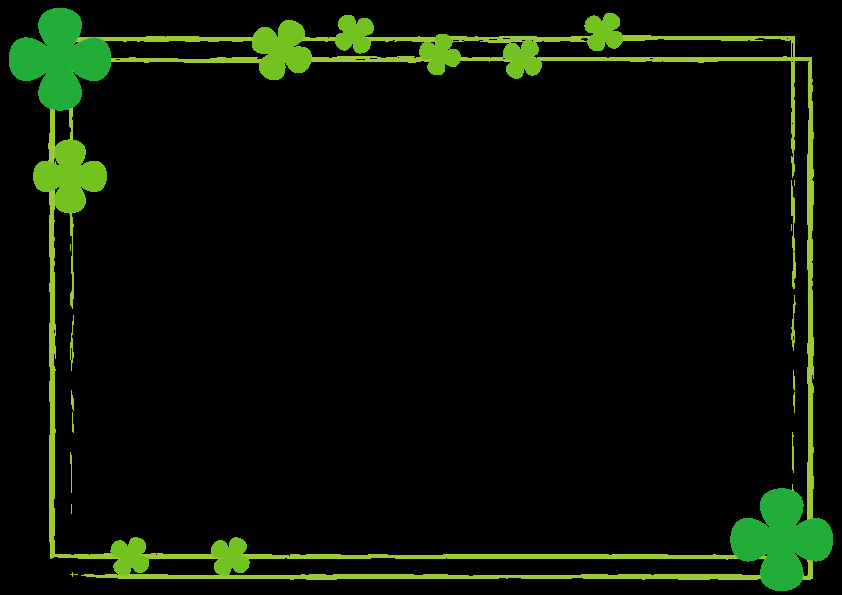
#> input picture GUI/Decoration/frame/a.png, 842 x 595 px
$ python test.py
#> lines starting #> are read from the running program, lines starting #| are printed output that depends on the picture
# -*- coding: utf-8 -*-

import cv2 as cv
import numpy as np
from PIL import Image


class CvOverlayImage(object):
    """
    [summary]
      OpenCV形式の画像に指定画像を重ねる
    """

    def __init__(self):
        pass

    @classmethod
    def overlay(
            cls,
            cv_background_image,
            cv_overlay_image,
            point,
    ):
        """
        [summary]
          OpenCV形式の画像に指定画像を重ねる
        Parameters
        ----------
        cv_background_image : [OpenCV Image]
        cv_overlay_image : [OpenCV Image]
        point : [(x, y)]
        Returns : [OpenCV Image]
        """
        overlay_height, overlay_width = cv_overlay_image.shape[:2]

        # OpenCV形式の画像をPIL形式に変換(α値含む)
        # 背景画像
        cv_rgb_bg_image = cv.cvtColor(cv_background_image, cv.COLOR_BGR2RGB)
        pil_rgb_bg_image = Image.fromarray(cv_rgb_bg_image)
        pil_rgba_bg_image = pil_rgb_bg_image.convert('RGBA')
        # オーバーレイ画像
        cv_rgb_ol_image = cv.cvtColor(cv_overlay_image, cv.COLOR_BGRA2RGBA)
        pil_rgb_ol_image = Image.fromarray(cv_rgb_ol_image)
        pil_rgba_ol_image = pil_rgb_ol_image.convert('RGBA')

        # composite()は同サイズ画像同士が必須のため、合成用画像を用意
        pil_rgba_bg_temp = Image.new('RGBA', pil_rgba_bg_image.size,
                                     (255, 255, 255, 0))
        # 座標を指定し重ね合わせる
        pil_rgba_bg_temp.paste(pil_rgba_ol_image, point, pil_rgba_ol_image)
        result_image = \
            Image.alpha_composite(pil_rgba_bg_image, pil_rgba_bg_temp)

        # OpenCV形式画像へ変換
        cv_bgr_result_image = cv.cvtColor(
            np.asarray(result_image), cv.COLOR_RGBA2BGRA)

        return cv_bgr_result_image


if __name__ == '__main__':
    cv_background_image = cv.imread("frame/a.png")
#> cv_background_image is the input picture: shape (595, 842, 3); mean B, G, R 4.1, 16.2, 9.1
    cv_overlay_image = cv.imread(
        "frame/b.png",
        cv.IMREAD_UNCHANGED)  # IMREAD_UNCHANGEDを指定しα込みで読み込む
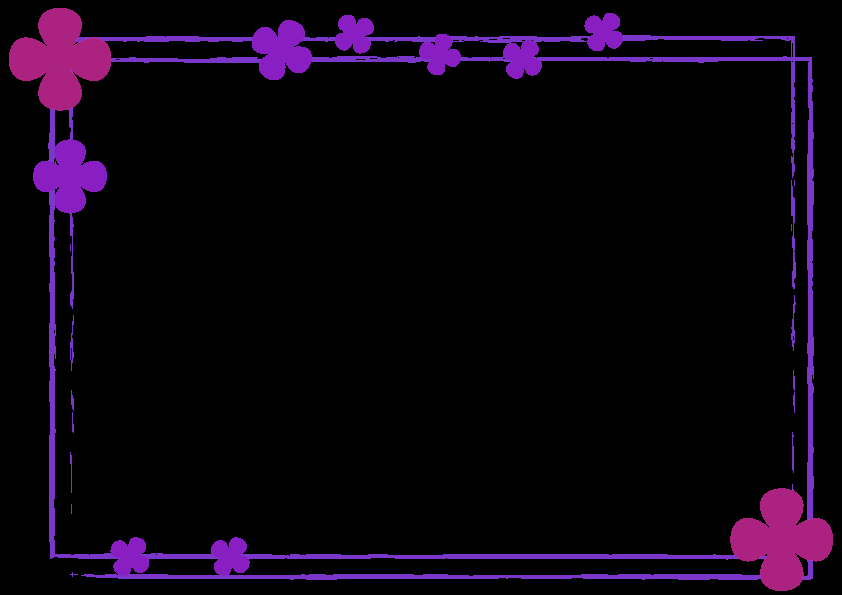
#> input picture GUI/Decoration/frame/b.png, 842 x 595 px
#> cv_overlay_image is the input picture: shape (595, 842, 4); mean B, G, R, A 15.1, 3.6, 12, 19.1
    cv_overlay_image = cv.resize(cv_overlay_image, (100, 100))
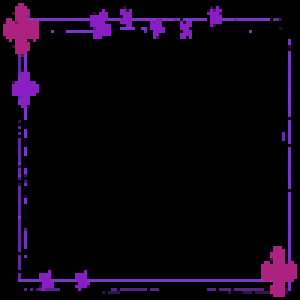
#> cv_overlay_image: shape (100, 100, 4) (shown 3 times larger); mean B, G, R, A 14.8, 3.5, 11.8, 18.1

    point = (0, 0)

    image = CvOverlayImage.overlay(cv_background_image, cv_overlay_image,
                                   point)
#> in overlay, `cv_rgb_ol_image = cv.cvtColor(cv_overlay_image, cv.COLOR_BGRA2RGBA)`:
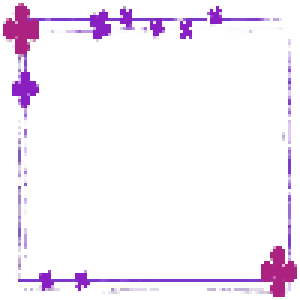
#> cv_rgb_ol_image: shape (100, 100, 4) (shown 3 times larger); mean R, G, B, A 11.8, 3.5, 14.8, 18.1; transparent parts drawn white
#> in overlay, `pil_rgba_bg_temp.paste(pil_rgba_ol_image, point, pil_rgba_ol_image)`:
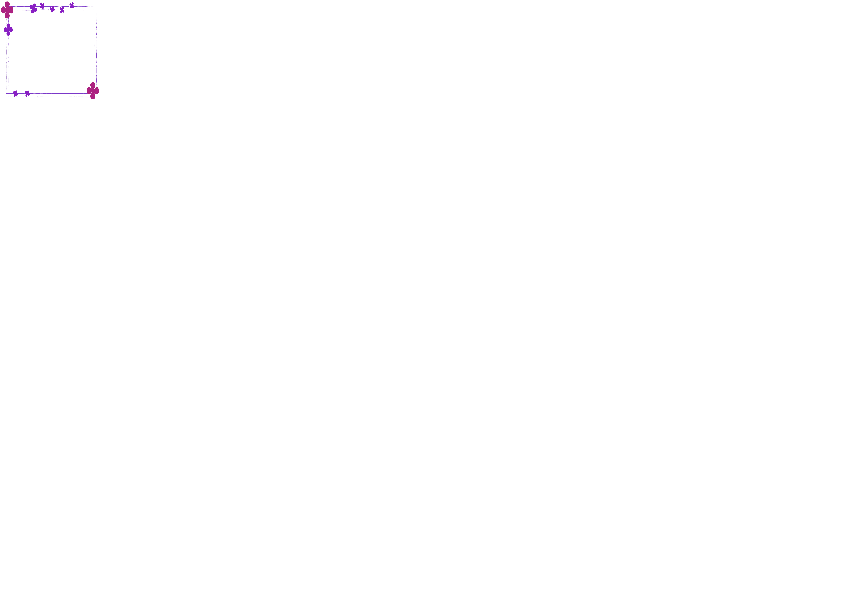
#> pil_rgba_bg_temp: PIL image 842x595 RGBA; mean R, G, B, A 254.8, 254.7, 254.9, 0.3; transparent parts drawn white
#> in overlay, `cv_bgr_result_image = cv.cvtColor( np.asarray(result_image), cv.COLOR_..`:
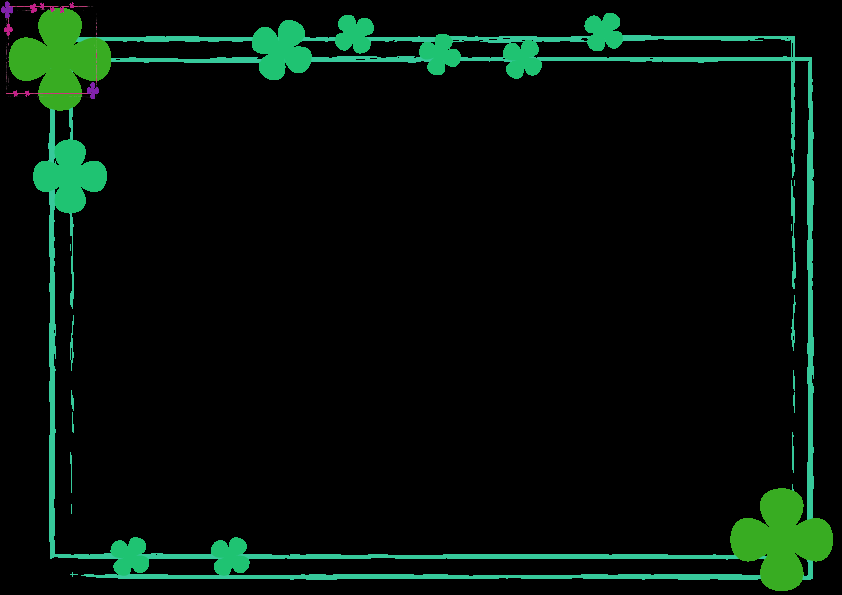
#> cv_bgr_result_image: shape (595, 842, 4); mean R, G, B, A 4.3, 16.2, 9.3, 255

    cv.imshow("sample", image)
    cv.waitKey(0)

#> (the run stopped early here; a loop or call above may not have finished)
